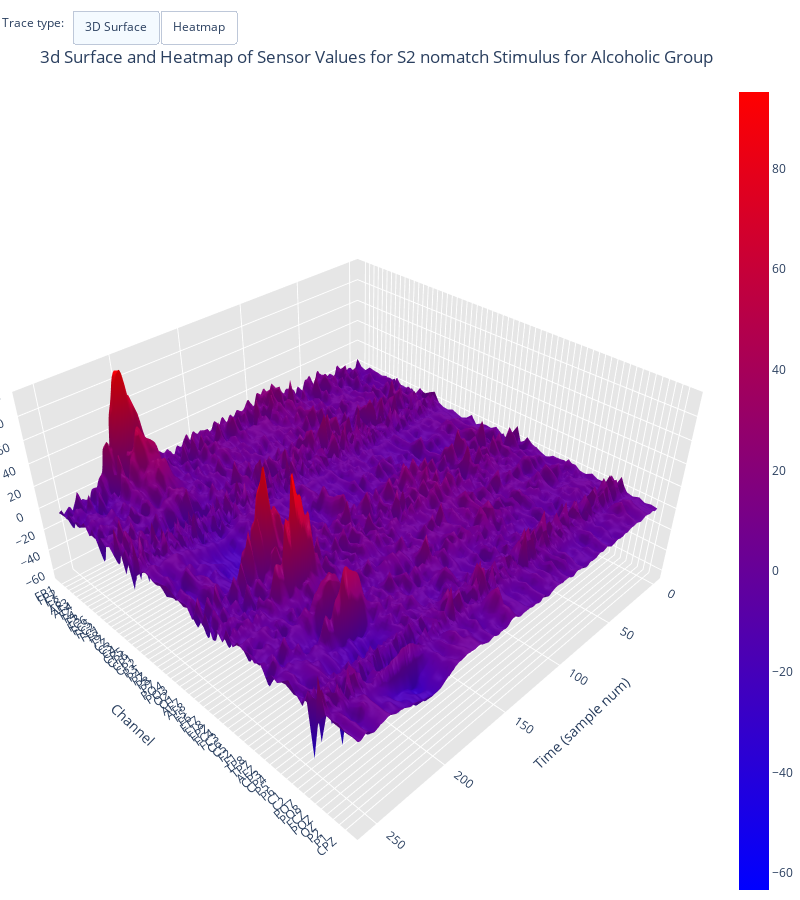

Notebook code cell kept with this figure:
### Code cell
plot_3dSurface_and_heatmap(stimulus=stimulus, group='a', df=S2_nm_sample_df)

### Figure 1 — Plotly figure (JSON) as saved in the notebook; plotly's stock layout.template omitted (floating-point values rounded to 4 significant figures; data arrays with more than 128 entries replaced by an {"elided": "..."} marker saying what was removed)
{"data": [{"colorscale": [[0, "rgb(0,0,255)"], [1, "rgb(255,0,0)"]], "type": "surface", "z": {"elided": "61x256 float values"}}], "layout": {"annotations": [{"align": "left", "showarrow": false, "text": "Trace type:", "x": 0, "y": 1.085, "yref": "paper"}], "autosize": false, "height": 900, "margin": {"b": 0, "l": 0, "r": 0, "t": 0}, "scene": {"aspectmode": "manual", "aspectratio": {"x": 1, "y": 1, "z": 0.5}, "xaxis": {"backgroundcolor": "rgb(230, 230,230)", "gridcolor": "rgb(255, 255, 255)", "showbackground": true, "title": {"text": "Time (sample num)"}}, "yaxis": {"backgroundcolor": "rgb(230, 230, 230)", "gridcolor": "rgb(255, 255, 255)", "showbackground": true, "ticktext": ["FP1", "FP2", "F7", "F8", "AF3", "AF4", "FZ", "F4", "F3", "FC6", "FC5", "FC2", "FC1", "T8", "T7", "CZ", "C3", "C4", "CP5", "CP6", "CP1", "CP2", "P3", "P4", "PZ", "P8", "P7", "PO4", "PO3", "O2", "O1", "AF7", "AF8", "F5", "F6", "FT7", "FT8", "FPZ", "FC4", "FC3", "C6", "C5", "F2", "F1", "TP8", "TP7", "AFZ", "CP3", "CP4", "P5", "P6", "C1", "C2", "PO7", "PO8", "FCZ", "POZ", "OZ", "P2", "P1", "CPZ"], "tickvals": [0, 1, 2, 3, 4, 5, 6, 7, 8, 9, 10, 11, 12, 13, 14, 15, 16, 17, 18, 19, 20, 21, 22, 23, 24, 25, 26, 27, 28, 29, 30, 31, 32, 33, 34, 35, 36, 37, 38, 39, 40, 41, 42, 43, 44, 45, 46, 47, 48, 49, 50, 51, 52, 53, 54, 55, 56, 57, 58, 59, 60], "title": {"text": "Channel"}, "zerolinecolor": "rgb(255, 255, 255)"}, "zaxis": {"backgroundcolor": "rgb(230, 230,230)", "gridcolor": "rgb(255, 255, 255)", "showbackground": true, "title": {"text": "Sensor Value"}, "zerolinecolor": "rgb(255, 255, 255)"}}, "title": {"text": "<br>3d Surface and Heatmap of Sensor Values for S2 nomatch Stimulus for Alcoholic Group"}, "updatemenus": [{"buttons": [{"args": ["type", "surface"], "label": "3D Surface", "method": "restyle"}, {"args": ["type", "heatmap"], "label": "Heatmap", "method": "restyle"}], "direction": "left", "pad": {"r": 10, "t": 10}, "showactive": true, "type": "buttons", "x": 0.1, "xanchor": "left", "y": 1.1, "yanchor": "top"}], "width": 800}}
